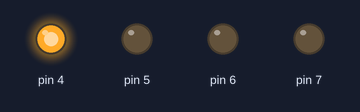
The sketch below on a simulated Arduino Uno, built with avr-gcc and run on an emulated ATmega328P. Parts: output pins drawn as LEDs (lit = HIGH).

Above: at 0.2 s.
At 1.2 s:
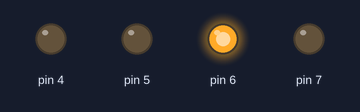
At 2.7 s:
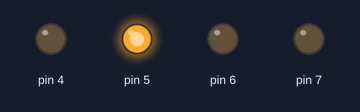
At 3.7 s:
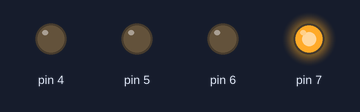
Timing chart, 0 to 4.6 s (numbered marks = the images above):
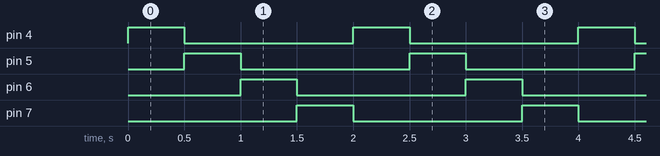

Measured:
- by itself, pin 4–7: alternates HIGH for 0.50 s and LOW for 1.5 s
- by itself, everything shown: repeats every 2.0 s, in 5 steps

The sketch:

sketch_dec27a.ino
```cpp
void setup() {
  for (int i = 4; i < 8; i++)
    pinMode(i, OUTPUT);
}
void loop() {
  for (int i = 4; i < 8; i++)
  {
    digitalWrite(i, HIGH);
    delay(500);
    digitalWrite(i, LOW);
  }
}
```
